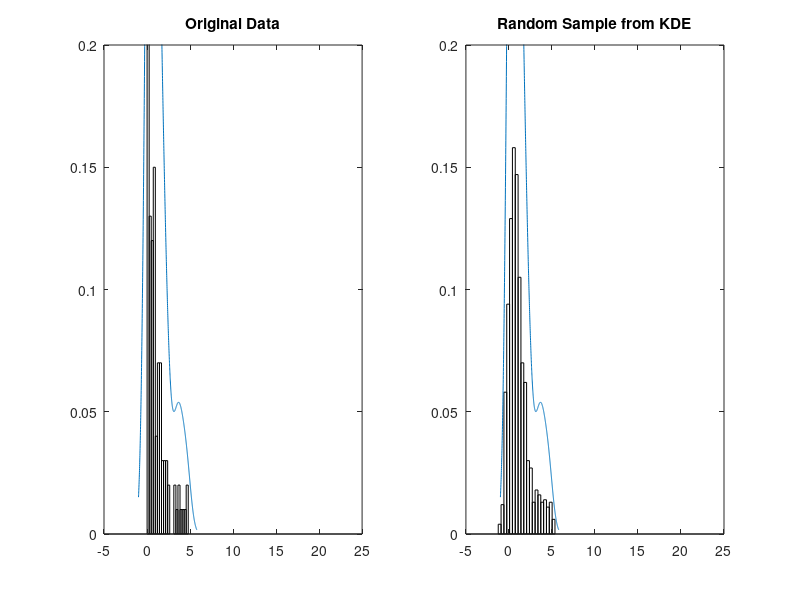

Source code (MATLAB):

% 3A
clf
n=1500;
nx = [200,800,500];
mu=[5 10 15];
sigma=[3 1.5 2];
data = zeros(n,1);

data(1:nx(1)) = normrnd(mu(1),sigma(1),nx(1),1);
data(nx(1)+1:nx(1)+nx(2)) = normrnd(mu(2),sigma(2),nx(2),1);
data(nx(1)+nx(2)+1:n) = normrnd(mu(3),sigma(3),nx(3),1);


% 3B
data = exprnd(1,100,1);
n = length(data);
t0 = min(data)-1;
tm = max(data)+1;
len = 1000;
x = linspace(t0,tm,len);
fhatN = zeros(size(x));
hn = 1.06*n^(-1/5)*std(data);
for i=1:n
   f=exp(-(1/(2*hn^2))*(x-data(i)).^2)/sqrt(2*pi)/hn;
   fhatN = fhatN+f/(n);
end

% 3C
N = 1000;
xs = zeros(1,N);
idx = datasample(data,N);
for i = 1:N
    xs(i) = normrnd(idx(i),hn);
end

hist(xs)
    


% 3D
figure(1)
subplot(121)
[cnt,data]=hist(data,20);
bar(data,cnt/n,1,'w')
title('Original Data')
axis([-5 25 0 .2])
hold on
plot(x,fhatN)
hold off

subplot(122)
[cnt,xs]=hist(xs,20);
bar(xs,cnt/N,1,'w')
title('Random Sample from KDE')
axis([-5 25 0 .2])
hold on
plot(x,fhatN)
hold off
